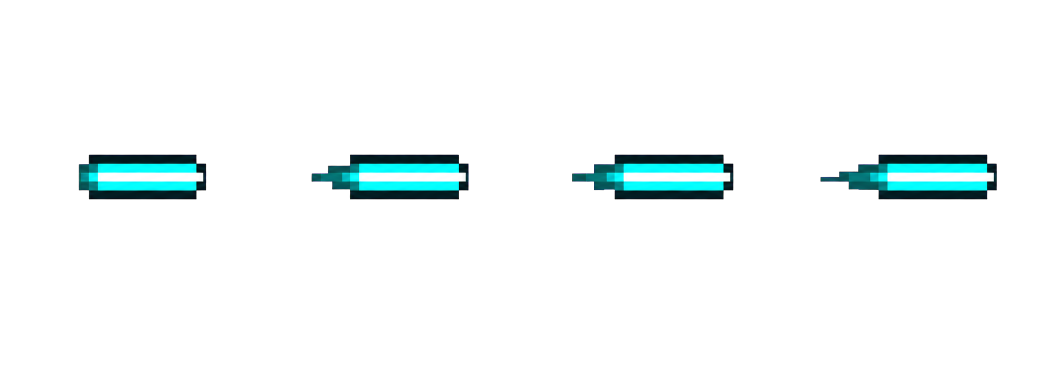
#> input picture dev_assets/source_images/tango/tango_laser_bullet_board_v1_alpha.png, 2103 x 748 px (shown at 1/2 size)
$ python process_tango_laser_bullet.py
#> lines starting #> are read from the running program, lines starting #| are printed output that depends on the picture
#!/usr/bin/env python3
"""Convert the approved ImageGen Tango laser board to a native pixel sheet.

The source remains in ``dev_assets/source_images/tango`` as visual provenance.
This script only crops its four authored poses, reduces the detected logical
grid with nearest-neighbour sampling, and snaps edge colours to Tango's palette.
"""

from __future__ import annotations

import hashlib
from pathlib import Path

from PIL import Image


ROOT = Path(__file__).resolve().parents[1]
IMAGEGEN_SOURCE_PATH = (
    ROOT
    / "dev_assets"
    / "source_images"
    / "tango"
    / "tango_laser_bullet_board_v1_imagegen.png"
)
SOURCE_PATH = (
    ROOT
    / "dev_assets"
    / "source_images"
    / "tango"
    / "tango_laser_bullet_board_v1_alpha.png"
)
OUTPUT_PATH = (
    ROOT
    / "resources"
    / "texture"
    / "player"
    / "tango"
    / "tango_laser_bullet.png"
)
PREVIEW_PATH = (
    ROOT
    / "dev_assets"
    / "generated_previews"
    / "tango_laser_bullet_v1_preview.png"
)
EXPECTED_SOURCE_SHA256 = (
    "540970be1dbaa4da21eec3e1f9c7755371817d698b0d75842a6d286e375177e4"
)
EXPECTED_IMAGEGEN_SOURCE_SHA256 = (
    "51bedb303cdf90ca78ea4b2fed4235b9e79abf0fa699be8abe9f12b1c98053da"
)

FRAME_SIZE = (24, 8)
SOURCE_COMPONENT_BOXES = (
    (157, 309, 413, 399),
    (623, 309, 938, 399),
    (1144, 309, 1467, 399),
    (1641, 309, 1994, 399),
)
LOGICAL_COMPONENT_WIDTHS = (14, 18, 18, 20)
LOGICAL_COMPONENT_HEIGHT = 5
NOSE_X = 21

PALETTE = (
    (18, 27, 35, 255),
    (43, 110, 116, 255),
    (56, 236, 243, 255),
    (228, 252, 252, 255),
)


def _verify_source() -> None:
    if not IMAGEGEN_SOURCE_PATH.exists():
        raise FileNotFoundError(IMAGEGEN_SOURCE_PATH)
    imagegen_source_hash = hashlib.sha256(
        IMAGEGEN_SOURCE_PATH.read_bytes()
    ).hexdigest()
    if imagegen_source_hash != EXPECTED_IMAGEGEN_SOURCE_SHA256:
        raise RuntimeError(
            "Tango laser original ImageGen board changed; preserve the approved "
            f"visual provenance (got {imagegen_source_hash})."
        )
    if not SOURCE_PATH.exists():
        raise FileNotFoundError(SOURCE_PATH)
    source_hash = hashlib.sha256(SOURCE_PATH.read_bytes()).hexdigest()
    if source_hash != EXPECTED_SOURCE_SHA256:
        raise RuntimeError(
            "Tango laser ImageGen source changed; inspect it and update the "
            f"crop contract first (got {source_hash})."
        )


def _nearest_palette_colour(pixel: tuple[int, int, int, int]) -> tuple[int, int, int, int]:
    if pixel[3] < 96:
        return (0, 0, 0, 0)
    return min(
        PALETTE,
        key=lambda colour: sum(
            (int(pixel[channel]) - colour[channel]) ** 2 for channel in range(3)
        ),
    )


def _snap_frame(image: Image.Image) -> Image.Image:
    rgba = image.convert("RGBA")
    snapped = Image.new("RGBA", rgba.size, (0, 0, 0, 0))
    snapped.putdata([_nearest_palette_colour(pixel) for pixel in rgba.getdata()])
    return snapped


def _build_sheet() -> tuple[Image.Image, list[tuple[int, int, int, int]]]:
    source = Image.open(SOURCE_PATH).convert("RGBA")
    sheet = Image.new(
        "RGBA",
        (FRAME_SIZE[0] * len(SOURCE_COMPONENT_BOXES), FRAME_SIZE[1]),
        (0, 0, 0, 0),
    )
    frame_boxes: list[tuple[int, int, int, int]] = []
    for frame_index, (source_box, logical_width) in enumerate(
        zip(SOURCE_COMPONENT_BOXES, LOGICAL_COMPONENT_WIDTHS, strict=True)
    ):
        frame = source.crop(source_box).resize(
            (logical_width, LOGICAL_COMPONENT_HEIGHT),
            Image.Resampling.NEAREST,
        )
        frame = _snap_frame(frame)
        if frame.getchannel("A").getbbox() is None:
            raise RuntimeError(f"Tango laser frame {frame_index} became empty.")
        paste_x = frame_index * FRAME_SIZE[0] + NOSE_X - logical_width + 1
        paste_y = (FRAME_SIZE[1] - LOGICAL_COMPONENT_HEIGHT) // 2
        sheet.alpha_composite(frame, (paste_x, paste_y))
        local_box = frame.getchannel("A").getbbox()
        if local_box is None:
            raise RuntimeError(f"Tango laser frame {frame_index} has no alpha bbox.")
        frame_boxes.append(local_box)
    return sheet, frame_boxes


def _save_preview(sheet: Image.Image) -> None:
    scale = 10
    gap = 3
    frame_width, frame_height = FRAME_SIZE
    preview = Image.new(
        "RGBA",
        (
            (frame_width * len(SOURCE_COMPONENT_BOXES) + gap * 3) * scale,
            frame_height * scale,
        ),
        (17, 25, 40, 255),
    )
    for frame_index in range(len(SOURCE_COMPONENT_BOXES)):
        frame = sheet.crop(
            (
                frame_index * frame_width,
                0,
                (frame_index + 1) * frame_width,
                frame_height,
            )
        ).resize((frame_width * scale, frame_height * scale), Image.Resampling.NEAREST)
        preview.alpha_composite(frame, (frame_index * (frame_width + gap) * scale, 0))
    PREVIEW_PATH.parent.mkdir(parents=True, exist_ok=True)
    preview.save(PREVIEW_PATH, optimize=True)


def main() -> None:
    _verify_source()
    sheet, frame_boxes = _build_sheet()
#> in _build_sheet, source is the input picture: PIL image 2103x748 RGBA; mean R, G, B, A 2.7, 8.6, 8.7, 14.8
#> the loop in _build_sheet, `for frame_index, (source_box, logical_width) in enumerate( zip(SOURCE_..` made 4 passes
#> local_box on passes 1 to 4: (0, 0, 14, 5), (0, 0, 18, 5), (0, 0, 18, 5), (0, 0, 20, 5)
#> after the loop in _build_sheet, `for frame_index, (source_box, logical_width) in enumerate(`: frame_boxes = [(0, 0, 14, 5), (0, 0, 18, 5), (0, 0, 18, 5), (0, 0, 20, 5)]
    OUTPUT_PATH.parent.mkdir(parents=True, exist_ok=True)
    sheet.save(OUTPUT_PATH, optimize=True)
    _save_preview(sheet)
#> in _save_preview, `preview = Image.new( "RGBA", ( (frame_width * len(SOURCE_COMPONENT_BOX..`:
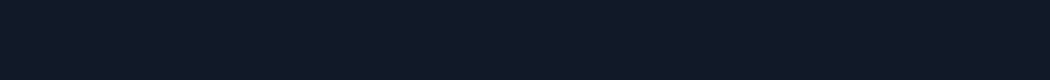
#> preview: PIL image 1050x80 RGBA; mean R, G, B, A 17, 25, 40, 255
#> the loop in _save_preview, `for frame_index in range(len(SOURCE_COMPONENT_BOXES)):` made 4 passes
#> pass 1, in _save_preview, `frame = sheet.crop( ( frame_index * frame_width, 0, (frame_index + 1) ..`:
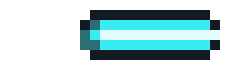
#> frame: PIL image 240x80 RGBA; mean R, G, B, A 24.4, 50.1, 52.2, 87.7; transparent parts drawn white
#> pass 2, in _save_preview, `frame = sheet.crop( ( frame_index * frame_width, 0, (frame_index + 1) ..`:
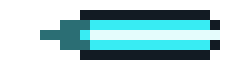
#> frame: PIL image 240x80 RGBA; mean R, G, B, A 27.6, 57.5, 59.8, 100.9; transparent parts drawn white
#> pass 3, in _save_preview, `frame = sheet.crop( ( frame_index * frame_width, 0, (frame_index + 1) ..`:
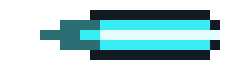
#> frame: PIL image 240x80 RGBA; mean R, G, B, A 26.4, 55.8, 58.1, 98.3; transparent parts drawn white
#> after the loop in _save_preview, `for frame_index in range(len(SOURCE_COMPONENT_BOXES)):`:
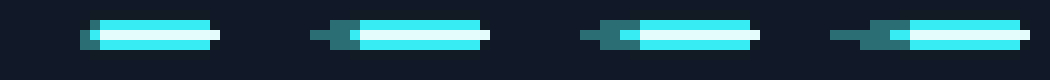
#> preview: PIL image 1050x80 RGBA; mean R, G, B, A 35.2, 66.8, 78.6, 255
    print(f"source:  {SOURCE_PATH}")
    print(f"runtime: {sheet.size[0]}x{sheet.size[1]} -> {OUTPUT_PATH}")
#| runtime: 96x8 -> resources/texture/player/tango/tango_laser_bullet.png
    print(f"preview: {PREVIEW_PATH}")
    print(f"frame bboxes: {frame_boxes}")
#| frame bboxes: [(0, 0, 14, 5), (0, 0, 18, 5), (0, 0, 18, 5), (0, 0, 20, 5)]


if __name__ == "__main__":
    main()
